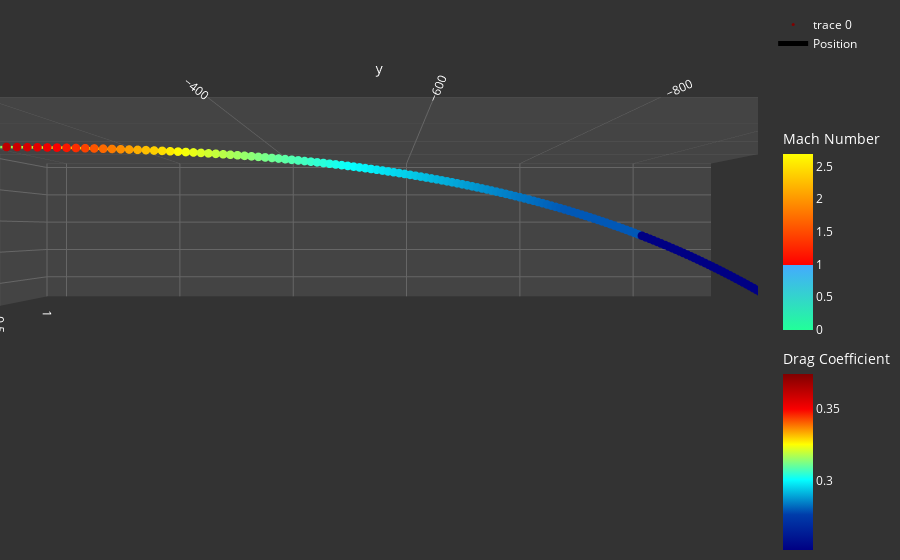

The code cell stored with this chart in its notebook:
### Code cell
fig = go.Figure()

marker_step = 10
marker_indices = df.index[::marker_step]
mach_min = df['projectile.mach_number'].min()
mach_max = df['projectile.mach_number'].max()
mach_threshold = 1.0
mach_threshold_norm = (mach_threshold - mach_min) / (mach_max - mach_min)
mach_colorscale = [
  [0.0, '#2f9'],
  [mach_threshold_norm, '#4af'],
  [mach_threshold_norm, '#f00'],
  [1.0, '#ff0']
]

fig.add_trace(go.Scatter3d(
  x=df['projectile.position.x'],
  z=df['projectile.position.y'],
  y=df['projectile.position.z'],
  mode='markers',
  marker=dict(
    size=3,
    color=df['projectile.current_drag_coef'][2:],
    colorscale='Jet',
    colorbar=dict(
      title='Drag Coefficient',
      y=0.0,
      len=0.5
    )
  )
))
fig.add_trace(go.Scatter3d(
  x=df.loc[marker_indices, 'projectile.position.x'],
  z=df.loc[marker_indices, 'projectile.position.y'],
  y=df.loc[marker_indices, 'projectile.position.z'],
  mode='lines',
  line=dict(
    width=5,
    color=df['projectile.mach_number'],
    colorscale=mach_colorscale,
    colorbar=dict(
      title='Mach Number',
      y=0.5,
      len=0.5
    ),
  ),
  name='Position',
  customdata=pd.concat([
    df[[
    'timing.frame',
    'projectile.flight_time',
    'projectile.velocity.z',  # Rate Z
    'projectile.velocity.y',  # Rate Y
    'projectile.velocity.x',  # Rate X
    'projectile.velocity.length',  # Vel m/s
    'projectile.mach_number',      # Vel M
    'projectile.current_drag_coef' # Cd
  ]],
    df[[
      'projectile.position.z',  # Dist (Z)
      'projectile.position.y',  # Drop (Y)
      'projectile.position.x',  # Drift (X)
    ]].abs()
  ], axis=1),
  hovertemplate=(
    "Frame %{customdata[0]} (%{customdata[1]:.5f}s)<br>" +
    "Dist: %{customdata[8]:.2f} m | Drop: %{customdata[9]:.2f} m | Drift: %{customdata[10]:.2f} m<br>" +
    "Rate: (%{customdata[2]:.2f}, %{customdata[3]:.2f}, %{customdata[4]:.2f}) m/s<br>" +
    "Velocity: %{customdata[5]:.2f} m/s (%{customdata[6]:.2f} M)<br>" +
    "Cd: %{customdata[7]:.3f}" +
    "<extra></extra>"
  )
))


scene_ax = dict(
  backgroundcolor='#444',
  gridcolor='#666',
  showbackground=True,
  zerolinecolor='#666',
  color='white'
)
fig.update_layout(
  paper_bgcolor='#333',
  plot_bgcolor='#444',
  font=dict(
    color='white'
  ),
  scene_camera=dict(
    eye=dict(x=-1.5, y=0.0, z=0.0)  # положение "глаза камеры"
  ),
  scene=dict(
    aspectmode='manual',
    aspectratio=dict(x=1.0, y=2.5, z=0.5),
    xaxis=scene_ax,
    yaxis=scene_ax,
    zaxis=scene_ax
  ),
  margin=dict(l=0, r=0, b=0, t=10)
)

### Figure 1 — Plotly figure (JSON) as saved in the notebook; plotly's stock layout.template omitted (floating-point values rounded to 4 significant figures; data arrays with more than 128 entries replaced by an {"elided": "..."} marker saying what was removed)
{"data": [{"marker": {"color": {"elided": "153 float values"}, "colorbar": {"len": 0.5, "title": {"text": "Drag Coefficient"}, "y": 0}, "colorscale": [[0, "rgb(0,0,131)"], [0.2, "rgb(0,60,170)"], [0.4, "rgb(5,255,255)"], [0.6, "rgb(255,255,0)"], [0.8, "rgb(250,0,0)"], [1, "rgb(128,0,0)"]], "size": 3}, "mode": "markers", "type": "scatter3d", "x": {"elided": "155 float values"}, "y": {"elided": "155 float values"}, "z": {"elided": "155 float values"}}, {"customdata": {"elided": "155x11 float values"}, "hovertemplate": "Frame %{customdata[0]} (%{customdata[1]:.5f}s)<br>Dist: %{customdata[8]:.2f} m | Drop: %{customdata[9]:.2f} m | Drift: %{customdata[10]:.2f} m<br>Rate: (%{customdata[2]:.2f}, %{customdata[3]:.2f}, %{customdata[4]:.2f}) m/s<br>Velocity: %{customdata[5]:.2f} m/s (%{customdata[6]:.2f} M)<br>Cd: %{customdata[7]:.3f}<extra></extra>", "line": {"color": {"elided": "155 float values"}, "colorbar": {"len": 0.5, "title": {"text": "Mach Number"}, "y": 0.5}, "colorscale": [[0, "#2f9"], [0.372, "#4af"], [0.372, "#f00"], [1, "#ff0"]], "width": 5}, "mode": "lines", "name": "Position", "type": "scatter3d", "x": [0.0, 0.0, 0.0, 0.0, 0.0, 0.0, 0.0, 0.0, 0.0, 0.0, 0.0, 0.0, 0.0, 0.0, 0.0, 0.0], "y": [0.0, -137.6, -253.5, -354.5, -444.3, -525.4, -599.5, -667.9, -731.5, -790.9, -846.7, -899.3, -949.2, -996.9, -1042.0, -1086.0], "z": [0.0, -0.1413, -0.5141, -1.095, -1.871, -2.833, -3.973, -5.288, -6.773, -8.425, -10.24, -12.22, -14.36, -16.67, -19.15, -21.78]}], "layout": {"font": {"color": "white"}, "margin": {"b": 0, "l": 0, "r": 0, "t": 10}, "paper_bgcolor": "#333", "plot_bgcolor": "#444", "scene": {"aspectmode": "manual", "aspectratio": {"x": 1, "y": 2.5, "z": 0.5}, "camera": {"eye": {"x": -1.5, "y": 0, "z": 0}}, "xaxis": {"backgroundcolor": "#444", "color": "white", "gridcolor": "#666", "showbackground": true, "zerolinecolor": "#666"}, "yaxis": {"backgroundcolor": "#444", "color": "white", "gridcolor": "#666", "showbackground": true, "zerolinecolor": "#666"}, "zaxis": {"backgroundcolor": "#444", "color": "white", "gridcolor": "#666", "showbackground": true, "zerolinecolor": "#666"}}}}
